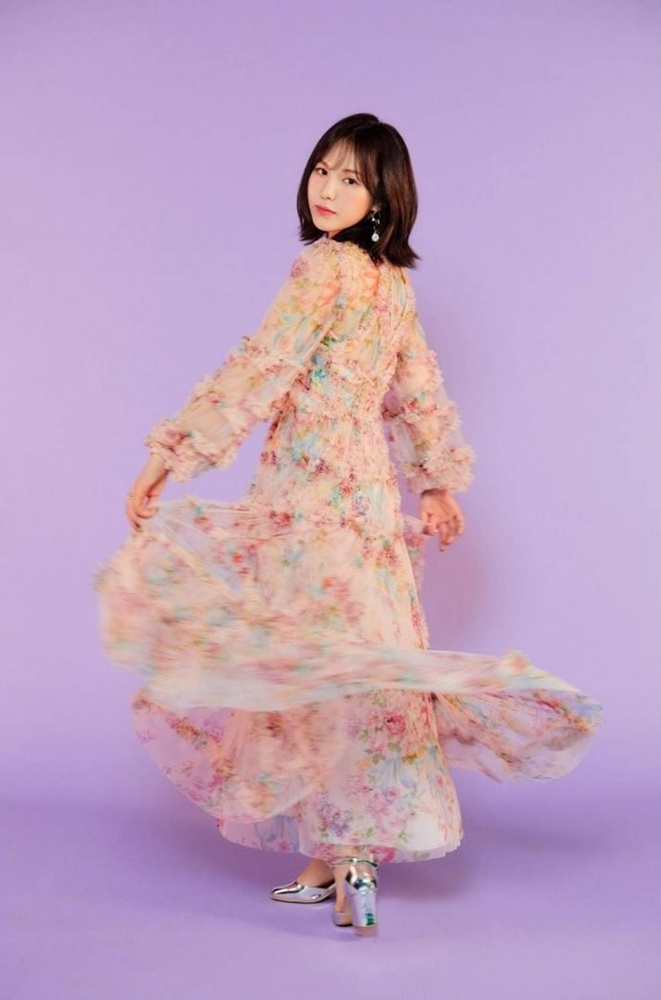
#> input picture geometric-transformations-img/wendy.jpg, 661 x 1000 px, shrunk from 1000 x 1512 before the run
$ python rotation-img.py
#> lines starting #> are read from the running program, lines starting #| are printed output that depends on the picture
import cv2 as cv

img = cv.imread('wendy.jpg', 0)
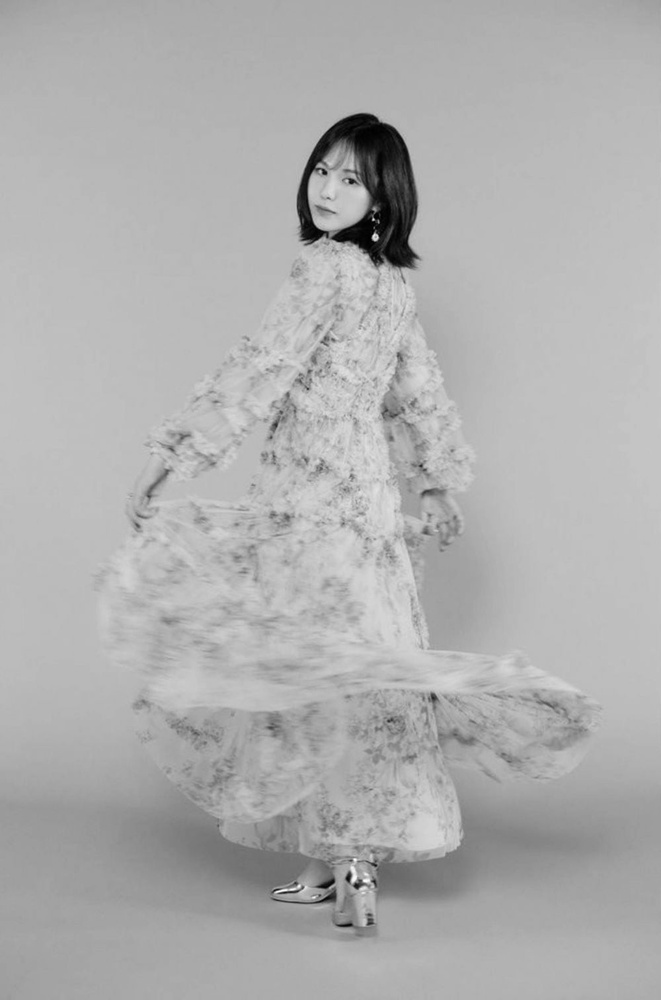
#> img: shape (1000, 661); min 0, max 254, mean 175
rows, cols = img.shape
#> rows = 1000; cols = 661
# cols-1 and rows-1 are the coordinate limits.
M = cv.getRotationMatrix2D(((cols-1)/2.0, (rows-1)/2.0), 90, 1)
dst = cv.warpAffine(img, M, (cols, rows))
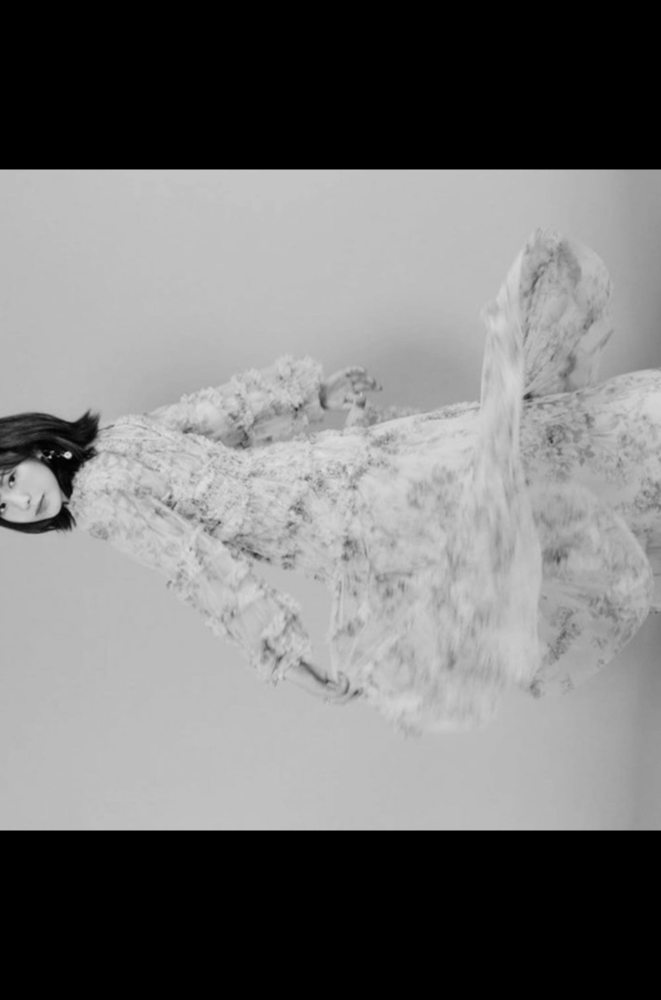
#> dst: shape (1000, 661); min 0, max 224, mean 118.9

cv.imshow('img',dst)
cv.waitKey(0)
cv.destroyAllWindows()
